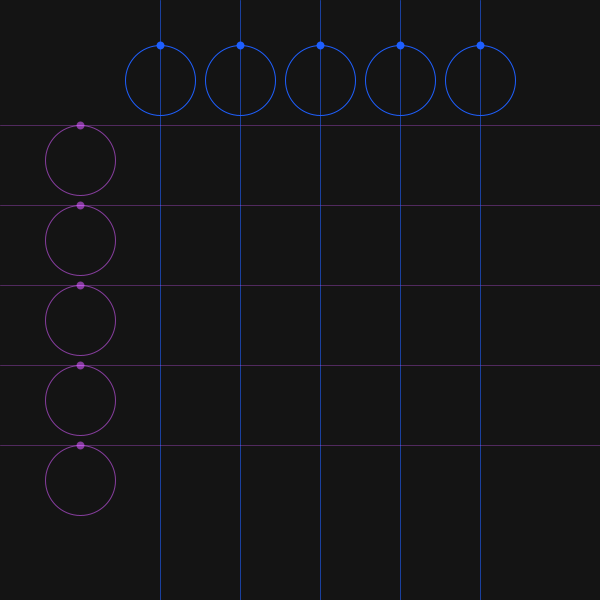
Frame 1 (no input)
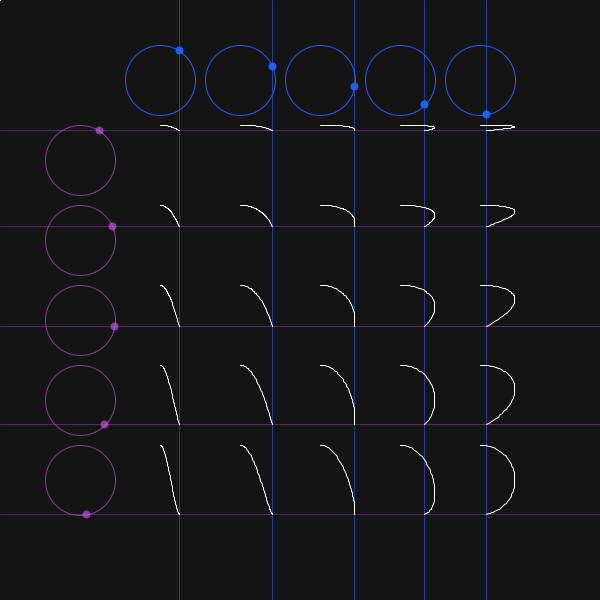
Frame 60 (the mouse pressed at the canvas centre just before this capture)
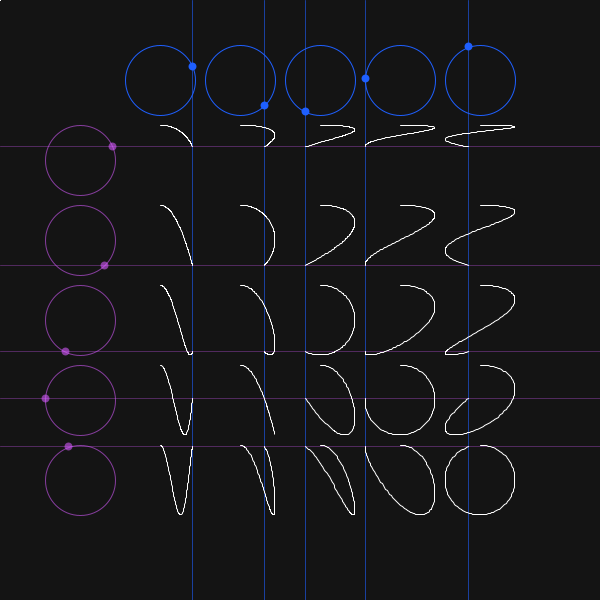
Frame 120 (the mouse held since frame 60 and released just before this capture)

The Processing sketch that drew these frames (run headless with seeded random() and noise(); from frame 60 on, the mouse is pressed at the canvas centre):

// Processing sketch: lissajous
// ── lissajous.pde
/*
   Lissajous curves are a visualization of a point traveling around two imaginary
 circles - one representing the X coordinate and one representing the Y.
 The speed at which the point travels around the X-coordinate circle and 
 the y-coordinate circle is adjusted, causing the generated "loop" to 
 become convoluted. If the points travel at the same speed, we get a circle.
 
 Tutorial: https://www.youtube.com/watch?v=--6eyLO78CY
 
 To convert polar coordinates to cartesian:
 x = r * cos(theta)
 y = r * sin(theta)
 */
float angle = 0;
int gridUnit = 80;
int d = gridUnit - 10;
int r = d / 2;
int cols;
int rows;
Curve[][] curves;

void setup() {
  size(600, 600);
  background(20);
  stroke(255);

  noFill();

  // Set up grid
  cols = width / gridUnit - 1;
  rows = cols;
  curves = new Curve[rows][cols];
  for (int r = 0; r < rows; r++) {
    for (int c = 0; c < cols; c++) {
      curves[r][c] = new Curve();
    }
  }
}

void draw() {
  background(20);
  for (int i = 1; i < cols; i++) {
    renderColumns(i);
    renderRows(i);
  }

  // draw the curves
  for (int r = 0; r < rows; r++) {
    for (int c = 0; c < cols; c++) {
      curves[r][c].addPoint();
      curves[r][c].show();
    }
  }

  angle += 0.01;
}


void renderColumns(int i) {
  // draw circle
  float cx = (i + 1) * gridUnit; 
  float cy = gridUnit; 
  stroke(30, 95, 255);
  strokeWeight(1);
  ellipse(cx, cy, d, d);

  // draw orbiting point
  float px = r * cos(i * angle - HALF_PI); 
  float py = r * sin(i * angle - HALF_PI );
  strokeWeight(8);
  point(cx + px, cy + py);

  // highlight extrapolated x coord
  stroke(30, 95, 255, 150);
  strokeWeight(1);
  line(cx + px, 0, cx + px, height);

  // copy the extrapolated x coord in this col of every row
  for (int r = 1; r < rows; r++) {
    curves[r][i].setX(cx + px);
  }
}

void renderRows(int i) {
  // draw circle
  float cx = gridUnit; 
  float cy = (i + 1) * gridUnit; 
  stroke(214, 90, 255, 150);
  strokeWeight(1);
  ellipse(cx, cy, d, d);

  // draw orbiting point
  float px = r * cos(i * angle - HALF_PI); 
  float py = r * sin(i * angle - HALF_PI );
  strokeWeight(8);
  point(cx + px, cy + py);

  // highlight extrapolated y coord
  stroke(214, 90, 255, 80);
  strokeWeight(1);
  line(0, cy + py, width, cy + py);

  // copy the extrapolated y coord in every column of the row
  for (int c = 1; c < cols; c++) {
    curves[i][c].setY(cy + py);
  }
}

// ── Curve.pde
class Curve {
  ArrayList<PVector> path;
  PVector _point;

  Curve() {
    path = new ArrayList<PVector>();
    _point = new PVector();
  }

  void setX(float x) {
    _point.x = x;
  }
  void setY(float y) {
    _point.y = y;
  }
  void addPoint() {
    path.add(_point);
    _point = new PVector();
  }

  void show() {
    stroke(255);
    strokeWeight(1);
    noFill();
    beginShape();
    for (PVector v : path) {
      vertex(v.x, v.y);
    }
    endShape();
  }
}
